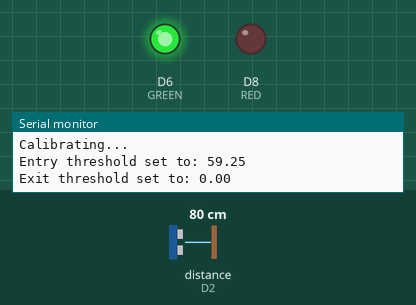
A sketch run on a simulated ESP8266 (NodeMCU). Parts: output pins drawn as LEDs (lit = HIGH), the last lines printed to the serial monitor. Wiring (inferred from the names in the program): ultrasonic range finder: trigger D0; echo D2. The inputs (shaded band) are chosen by the test bench; at power-on: distance to the obstacle (sensor on D2) 80 cm. The echo pulse lasts 58.3 µs per cm; WiFi joins after 1.5 s; servers stay silent unless stated; uploads are accepted with an empty reply; pins used as bus, display or sensor lines are not drawn.

Above: at 5.4 s.
5.5 s: distance to the obstacle (sensor on D2) set to 65 cm
7.0 s: distance to the obstacle (sensor on D2) set to 56 cm
At 8.5 s:
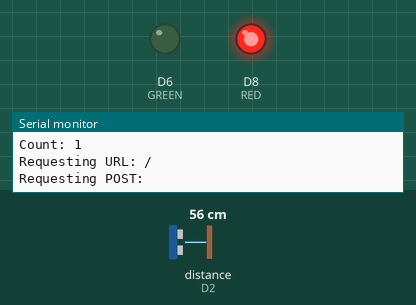
8.8 s: distance to the obstacle (sensor on D2) set to 120 cm
At 9.8 s:
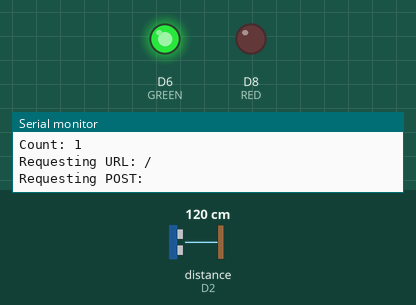
10.3 s: distance to the obstacle (sensor on D2) set to 2 cm
At 11.4 s:
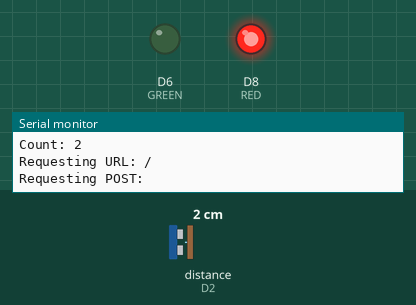
Timing chart, 0 to 13.1 s (numbered marks = the images above; inputs shaded):
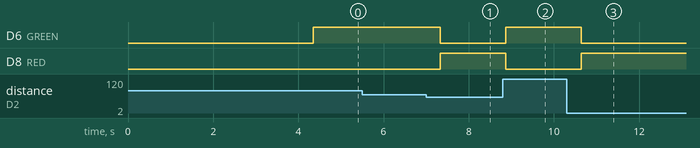

Measured:
- the behaviour switches between 61 and 60 cm on distance to the obstacle (sensor on D2) (found by bisection; images 0 and 1)
- after the input at 5.5 s, every drawn part: stays the same
- after the input at 7.0 s, D6 (GREEN): HIGH → LOW after 0.33 s; D8 (RED): LOW → HIGH after 0.33 s
- after the input at 8.8 s, D6 (GREEN): LOW → HIGH after 0.06 s; D8 (RED): HIGH → LOW after 0.06 s
- after the input at 10.3 s, D6 (GREEN): HIGH → LOW after 0.34 s; D8 (RED): LOW → HIGH after 0.34 s

The sketch:

SmartShop2.ino
```cpp
#include <ESP8266WiFi.h>
#define RED D8
#define GREEN D6
#define TRIG_IN D0
#define ECHO_IN D2
#define MAX_DISTANCE 150    // Maximum distance (in cm) for the sensors to try to read.
#define DEFAULT_DISTANCE 45 // Default distance (in cm) is only used if calibration fails.
#define MIN_DISTANCE 15     // Minimum distance (in cm) for calibrated threshold.

bool prev_inblocked = false, prev_outblocked = false; //These booleans record whether the entry/exit was blocked on the previous reading of the sensor.
float calibrate_in = 0, calibrate_out = 0;            // The calibration in the setup() function will set these to appropriate values.
long duration_in, duration_out;
int distance_in, distance_out, count;
int iterations = 5;
const char *ssid = "FPT_Thanh Huy";
const char *password = "0907579269";

const char *host = "192.168.1.235";

const String url = "/";
int limit = 10;

void setup()
{
  // We start by connecting to a WiFi network
  Serial.println();
  Serial.println();
  Serial.print("Connecting to ");
  Serial.println(ssid);

  WiFi.begin(ssid, password);

  while (WiFi.status() != WL_CONNECTED)
  {
    delay(500);
    Serial.print(".");
  }

  Serial.println("");
  Serial.println("WiFi connected");
  Serial.println("IP address: ");
  Serial.println(WiFi.localIP());

  // initialize digital pin LED_BUILTIN as an output.
  pinMode(RED, OUTPUT);
  pinMode(GREEN, OUTPUT);
  pinMode(TRIG_IN, OUTPUT);  // Sets the trigPin as an Output
  pinMode(ECHO_IN, INPUT);   // Sets the echoPin as an Input
  Serial.begin(9600);        // Starts the serial communication
  Serial.println("Calibrating...");

  //IN
  digitalWrite(TRIG_IN, LOW);
  delayMicroseconds(2);
  // Sets the trigPin on HIGH state for 10 micro seconds
  digitalWrite(TRIG_IN, HIGH);
  delayMicroseconds(10);
  digitalWrite(TRIG_IN, LOW);

  // Reads the echoPin, returns the sound wave travel time in microseconds
  duration_in = pulseIn(ECHO_IN, HIGH);

  // Calculating the distance
  distance_in = duration_in * 0.034 / 2;
  delay(40); // Wait 40 milliseconds between pings. 29ms should be the shortest delay between pings.digitalWrite(TRIG_IN, LOW);

  delay(1500);
  for (int a = 0; a < iterations; a++)
  {
    delay(50);
    calibrate_in += distance_in;
    delay(200);
  }
  calibrate_in = 0.75 * calibrate_in / iterations; //The threshold is set at 75% of the average of these readings. This should prevent the system counting people if it is knocked.

  if (calibrate_in > MAX_DISTANCE || calibrate_in < MIN_DISTANCE)
  { //If the calibration gave a reading outside of sensible bounds, then the default is used
    calibrate_in = DEFAULT_DISTANCE;
  }

  Serial.print("Entry threshold set to: ");
  Serial.println(calibrate_in);
  Serial.print("Exit threshold set to: ");
  Serial.println(calibrate_out);
}

// the loop function runs over and over again forever
void loop()
{

  //IN
  digitalWrite(TRIG_IN, LOW);
  delayMicroseconds(2);
  // Sets the trigPin on HIGH state for 10 micro seconds
  digitalWrite(TRIG_IN, HIGH);
  delayMicroseconds(10);
  digitalWrite(TRIG_IN, LOW);

  // Reads the echoPin, returns the sound wave travel time in microseconds
  duration_in = pulseIn(ECHO_IN, HIGH);

  // Calculating the distance
  distance_in = duration_in * 0.034 / 2;
  delay(40); // Wait 40 milliseconds between pings. 29ms should be the shortest delay between pings.digitalWrite(TRIG_IN, LOW);

  if (distance_in < calibrate_in && distance_in > 0)
  { // If closer than wall/calibrated object (person is present) && throw out zero readings
    if (prev_inblocked == false)
    {
      count++; // Increase count by one
      Serial.print("\nCount: ");
      Serial.println(count);
      WiFiClient client;
      const int httpPort = 8081;
      if (!client.connect(host, httpPort))
      {
        Serial.println("connection failed");
        return;
      }

      // We now create a URI for the request
      String url = "/";

      Serial.print("Requesting URL: ");
      Serial.println(url);
      String data = "type=in&count="+String(count);

      Serial.print("Requesting POST: ");
      // Send request to the server:
      client.println("POST / HTTP/1.1");
      client.println("Host: server_name");
      client.println("Accept: */*");
      client.println("Content-Type: application/x-www-form-urlencoded");
      client.print("Content-Length: ");
      client.println(data.length());
      client.println();
      client.print(data);
      // This will send the request to the server
      /*this is a get method working
        client.print(String("GET ") + url + " HTTP/1.1\r\n" +
           "Connection: close\r\n\r\n");*/
      unsigned long timeout = millis();
      while (client.available() == 0)
      {
        if (millis() - timeout > 5000)
        {
          Serial.println(">>> Client Timeout !");
          client.stop();
          return;
        }
      }
      prev_inblocked = true;
    }
  }
  else
  {
    prev_inblocked = false;
  }

  if (prev_inblocked)
  {
    digitalWrite(GREEN, LOW);
    digitalWrite(RED, HIGH);
  }
  else
  {
    digitalWrite(GREEN, HIGH);
    digitalWrite(RED, LOW);
  }
}
```
